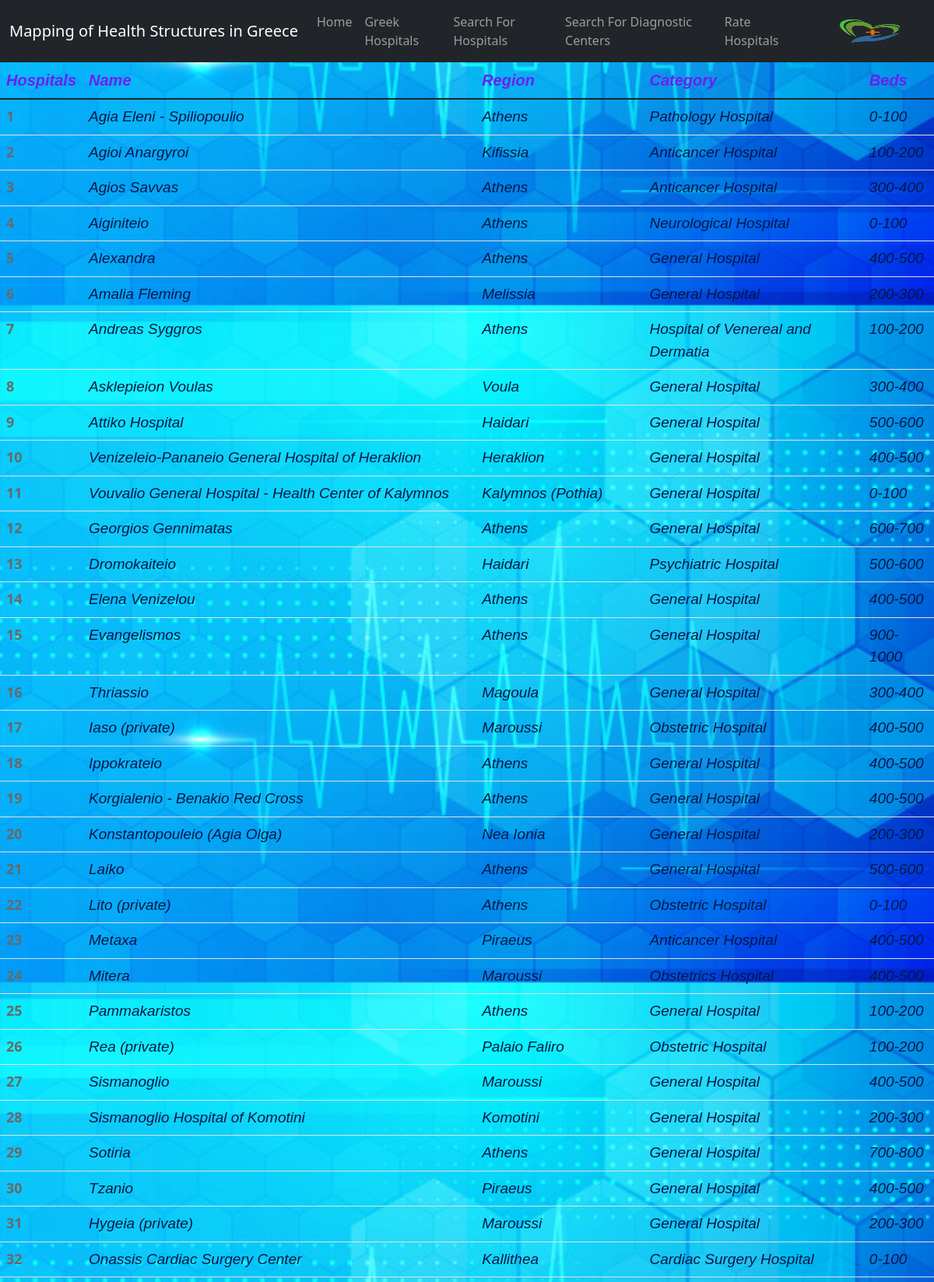
Screenshot of /secondpage (upper part) with the database file from the repository.
### tables this page shows
CREATE TABLE Data(
    H_id INTEGER PRIMARY KEY AUTOINCREMENT,
    H_name STRING NOT NULL,
    H_region STRING NOT NULL,
    H_category STRING NOT NULL,
    H_beds STRING NOT NULL,
    H_yaxis FLOAT NOT NULL,
    H_xaxis FLOAT NOT NULL,
    H_address STRING NOT NULL,
    H_phone STRING NOT NULL
);

### myproject/renders.py (the view)
@app.route('/secondpage')
def secondpage():
    conn = get_db_connection()
    wantedTable = conn.execute('SELECT * FROM Data').fetchall()
    return render_template('secondpage.html',title = 'Second Page',wantedTable=wantedTable)

### myproject/renders.py (called while the page is built)
def get_db_connection():
    conn = sqlite3.connect('project.db')
    with conn:
        conn.row_factory = sqlite3.Row
    return conn

### myproject/templates/secondpage.html
{% extends 'base.html'%}
{% block contentB%}
<table class="table">
    <thead>
      <tr class="columns">
        <th scope="col">Hospitals</th>
        <th scope="col">Name</th>
        <th scope="col">Region</th>
        <th scope="col">Category</th>
        <th scope="col">Beds</th>
      </tr>
    </thead>
    <tbody>
    {% for wt in wantedTable%}
    <tr>
            <th class="numeric" scope="row">{{wt['H_id']}}</th>
            <td>{{wt['H_name']}}</td>
            <td>{{wt['H_region']}}</td>
            <td>{{wt['H_category']}}</td>
            <td>{{wt['H_beds']}}</td>
    </tr>
    {% endfor %}
    </tbody>
</table>
{% endblock contentB%}

### myproject/templates/base.html (shortened to what this page needs)
<!DOCTYPE html>
<html lang="en">
<head>
<link href="https://cdn.jsdelivr.net/npm/bootstrap@5.1.3/dist/css/bootstrap.min.css" rel="stylesheet">
<link rel="stylesheet" href="{{url_for('static',filename='main.css')}}">
</head>
<body>
<section class ="header">
    <nav class="navbar navbar-expand-lg navbar-dark bg-dark">
        <div class="container-fluid">
          <a class="navbar-brand" href="{{url_for('homepage')}}">Mapping of Health Structures in Greece</a>
          <div class="collapse navbar-collapse" id="navbarSupportedContent">
            <ul class="navbar-nav me-auto mb-2 mb-lg-0">
              <li class="nav-item">
                <a class="nav-link" aria-current="page" href="{{url_for('homepage')}}">Home</a>
              </li>
              <li class="nav-item">
                <a class="nav-link" href="{{url_for('secondpage')}}">Greek Hospitals</a>
              </li>
              <li class="nav-item">
                <a class="nav-link" href="{{url_for('thirdpage')}}">Search For Hospitals</a>
              </li>
              <li class="nav-item">
                <a class="nav-link" href="{{url_for('scrapingpage')}}">Search For Diagnostic Centers</a>
              </li>
              <li class="nav-item">
                <a class="nav-link" href="{{url_for('fourthpage')}}">Rate Hospitals</a>
              </li>
            </ul>
          </div>
        </div>
        <img class="navBarImage" src="/static/images/medical2-5.png" />
      </nav>
      {% block contentB%}
      {% endblock contentB%}
</section>
</body>
</html>

### myproject/static/main.css (style rules this page uses)
.header { min-height : 100vh; width: 100%; background-image: url("/static/images/medication.jpg"); background-position: center; background-size: cover; position:relative; }
.navBarImage { height: 50px; width: 180px; margin-right: 5px; }
.table td { font-size: 19px; color:rgb(3, 24, 71); font-family: Arial, Helvetica, sans-serif; font-style: italic; }
.columns { font-size: 20px; color:rgb(110, 30, 238); font-family: Arial, Helvetica, sans-serif; font-style: italic; }
.table { background-color:whitesmoke; background-image: url("/static/images/med.png"); background-position: center; background-size:contain; }
.numeric { color: dimgrey; font-size: 18px; }

### rows the page displays
Data: H_id "1", H_name "Agia Eleni - Spiliopoulio", H_region "Athens", H_category "Pathology Hospital", H_beds "0-100"
Data: H_id "2", H_name "Agioi Anargyroi", H_region "Kifissia", H_category "Anticancer Hospital", H_beds "100-200"
Data: H_id "3", H_name "Agios Savvas", H_region "Athens", H_category "Anticancer Hospital", H_beds "300-400"
Data: H_id "4", H_name "Aiginiteio", H_region "Athens", H_category "Neurological Hospital", H_beds "0-100"
Data: H_id "5", H_name "Alexandra", H_region "Athens", H_category "General Hospital", H_beds "400-500"
Data: H_name "Amalia Fleming", H_region "Melissia", H_category "General Hospital", H_beds "200-300"
Data: H_id "7", H_name "Andreas Syggros", H_region "Athens", H_category "Hospital of Venereal and Dermatia", H_beds "100-200"
Data: H_id "8", H_name "Asklepieion Voulas", H_region "Voula", H_category "General Hospital", H_beds "300-400"
Data: H_id "9", H_name "Attiko Hospital", H_region "Haidari", H_category "General Hospital", H_beds "500-600"
Data: H_id "10", H_name "Venizeleio-Pananeio General Hospital of Heraklion", H_region "Heraklion", H_category "General Hospital", H_beds "400-500"
Data: H_id "11", H_name "Vouvalio General Hospital - Health Center of Kalymnos", H_region "Kalymnos (Pothia)", H_category "General Hospital", H_beds "0-100"
Data: H_id "12", H_name "Georgios Gennimatas", H_region "Athens", H_category "General Hospital", H_beds "600-700"
Data: H_id "13", H_name "Dromokaiteio", H_region "Haidari", H_category "Psychiatric Hospital", H_beds "500-600"
Data: H_id "14", H_name "Elena Venizelou", H_region "Athens", H_category "General Hospital", H_beds "400-500"
Data: H_id "15", H_name "Evangelismos", H_region "Athens", H_category "General Hospital", H_beds "900-1000"
Data: H_id "16", H_name "Thriassio", H_region "Magoula", H_category "General Hospital", H_beds "300-400"
Data: H_id "17", H_name "Iaso (private)", H_region "Maroussi", H_category "Obstetric Hospital", H_beds "400-500"
Data: H_id "18", H_name "Ippokrateio", H_region "Athens", H_category "General Hospital", H_beds "400-500"
Data: H_id "19", H_name "Korgialenio - Benakio Red Cross", H_region "Athens", H_category "General Hospital", H_beds "400-500"
Data: H_id "20", H_name "Konstantopouleio (Agia Olga)", H_region "Nea Ionia", H_category "General Hospital", H_beds "200-300"
Data: H_id "21", H_name "Laiko", H_region "Athens", H_category "General Hospital", H_beds "500-600"
Data: H_id "22", H_name "Lito (private)", H_region "Athens", H_category "Obstetric Hospital", H_beds "0-100"
Data: H_id "23", H_name "Metaxa", H_region "Piraeus", H_category "Anticancer Hospital", H_beds "400-500"
Data: H_id "24", H_name "Mitera", H_region "Maroussi", H_category "Obstetrics Hospital", H_beds "400-500"
Data: H_id "25", H_name "Pammakaristos", H_region "Athens", H_category "General Hospital", H_beds "100-200"
Data: H_id "26", H_name "Rea (private)", H_region "Palaio Faliro", H_category "Obstetric Hospital", H_beds "100-200"
Data: H_id "27", H_name "Sismanoglio", H_region "Maroussi", H_category "General Hospital", H_beds "400-500"
Data: H_id "28", H_name "Sismanoglio Hospital of Komotini", H_region "Komotini", H_category "General Hospital", H_beds "200-300"
Data: H_id "29", H_name "Sotiria", H_region "Athens", H_category "General Hospital", H_beds "700-800"
Data: H_id "30", H_name "Tzanio", H_region "Piraeus", H_category "General Hospital", H_beds "400-500"
Data: H_id "31", H_name "Hygeia (private)", H_region "Maroussi", H_category "General Hospital", H_beds "200-300"
Data: H_id "32", H_name "Onassis Cardiac Surgery Center", H_region "Kallithea", H_category "Cardiac Surgery Hospital", H_beds "0-100"
